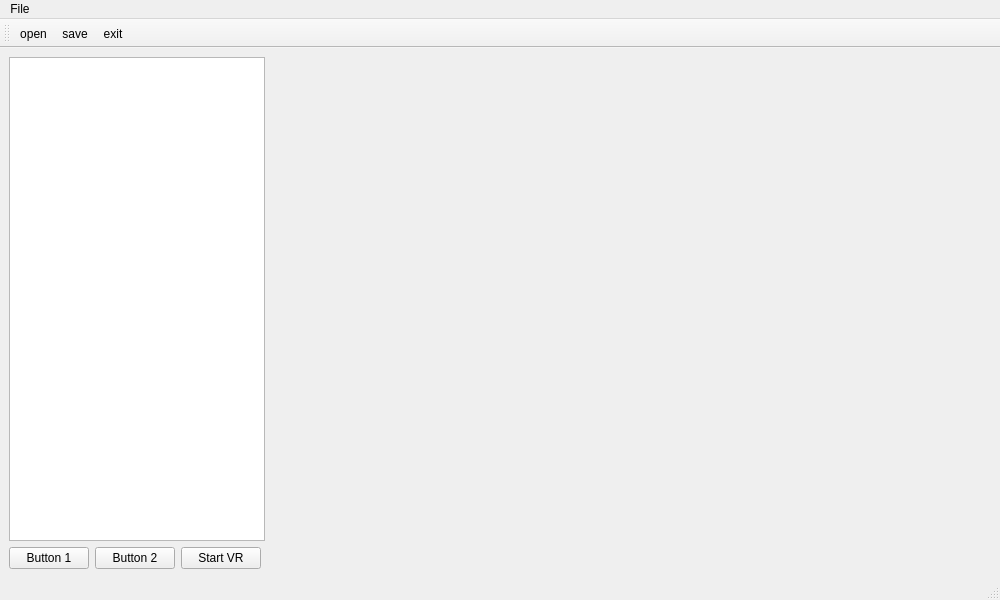
<?xml version="1.0" encoding="UTF-8"?>
<ui version="4.0">
 <class>MainWindow</class>
 <widget class="QMainWindow" name="MainWindow">
  <property name="geometry">
   <rect>
    <x>0</x>
    <y>0</y>
    <width>1000</width>
    <height>600</height>
   </rect>
  </property>
  <property name="windowTitle">
   <string>MainWindow</string>
  </property>
  <widget class="QWidget" name="rightpanel">
   <layout class="QVBoxLayout" name="verticalLayout">
    <item>
     <layout class="QHBoxLayout" name="horizontalLayout">
      <item>
       <widget class="QTreeView" name="treeView">
        <property name="contextMenuPolicy">
         <enum>Qt::ContextMenuPolicy::ActionsContextMenu</enum>
        </property>
        <property name="minimumSize">
         <size>
          <width>250</width>
          <height>0</height>
         </size>
        </property>
        <property name="maximumSize">
         <size>
          <width>300</width>
          <height>16777215</height>
         </size>
        </property>
       </widget>
      </item>
      <item>
       <widget class="QWidget" name="vtkPlaceholder" native="true">
        <property name="enabled">
         <bool>true</bool>
        </property>
        <property name="minimumSize">
         <size>
          <width>400</width>
          <height>400</height>
         </size>
        </property>
        <property name="sizePolicy">
         <sizepolicy hsizetype="Expanding" vsizetype="Expanding">
          <horstretch>1</horstretch>
          <verstretch>0</verstretch>
         </sizepolicy>
        </property>
       </widget>
      </item>
     </layout>
    </item>
    <item>
     <layout class="QHBoxLayout" name="horizontalLayout_2">
      <item>
       <widget class="QPushButton" name="Button1">
        <property name="text">
         <string>Button 1</string>
        </property>
       </widget>
      </item>
      <item>
       <widget class="QPushButton" name="Button2">
        <property name="text">
         <string>Button 2</string>
        </property>
       </widget>
      </item>
		 <item>
			 <widget class="QPushButton" name="ButtonVR">
				 <property name="text">
					 <string>Start VR</string>
				 </property>
			 </widget>
		 </item>
      <item>
       <spacer name="horizontalSpacer">
        <property name="orientation">
         <enum>Qt::Orientation::Horizontal</enum>
        </property>
        <property name="sizeHint" stdset="0">
         <size>
          <width>40</width>
          <height>20</height>
         </size>
        </property>
       </spacer>
      </item>
     </layout>
    </item>
   </layout>
  </widget>
  <widget class="QMenuBar" name="menubar">
   <property name="geometry">
    <rect>
     <x>0</x>
     <y>0</y>
     <width>1000</width>
     <height>25</height>
    </rect>
   </property>
   <widget class="QMenu" name="menuFile">
    <property name="title">
     <string>File</string>
    </property>
    <addaction name="actionOpen"/>
    <addaction name="actionSave"/>
    <addaction name="actionExit"/>
   </widget>
   <addaction name="menuFile"/>
  </widget>
  <widget class="QStatusBar" name="statusbar"/>
  <widget class="QToolBar" name="mainToolBar">
   <property name="windowTitle">
    <string>toolBar</string>
   </property>
   <property name="iconSize">
    <size>
     <width>30</width>
     <height>30</height>
    </size>
   </property>
   <attribute name="toolBarArea">
    <enum>TopToolBarArea</enum>
   </attribute>
   <attribute name="toolBarBreak">
    <bool>false</bool>
   </attribute>
   <addaction name="actionOpen"/>
   <addaction name="actionSave"/>
   <addaction name="actionExit"/>
  </widget>
  <action name="actionOpen">
   <property name="icon">
    <iconset>
     <normaloff>:/icons/icons/Open.png</normaloff>:/icons/icons/Open.png</iconset>
   </property>
   <property name="text">
    <string>open</string>
   </property>
   <property name="visible">
    <bool>true</bool>
   </property>
   <property name="menuRole">
    <enum>QAction::MenuRole::NoRole</enum>
   </property>
  </action>
  <action name="actionSave">
   <property name="icon">
    <iconset>
     <normaloff>:/icons/icons/Save.png</normaloff>:/icons/icons/Save.png</iconset>
   </property>
   <property name="text">
    <string>save</string>
   </property>
   <property name="menuRole">
    <enum>QAction::MenuRole::NoRole</enum>
   </property>
  </action>
  <action name="actionExit">
   <property name="icon">
    <iconset>
     <normaloff>:/icons/icons/Exit.png</normaloff>:/icons/icons/Exit.png</iconset>
   </property>
   <property name="text">
    <string>exit</string>
   </property>
   <property name="menuRole">
    <enum>QAction::MenuRole::NoRole</enum>
   </property>
  </action>
  <action name="actionItem_Options">
   <property name="text">
    <string>Item Options</string>
   </property>
   <property name="menuRole">
    <enum>QAction::MenuRole::NoRole</enum>
   </property>
  </action>
 </widget>
 <resources>
  <include location="resources.qrc"/>
 </resources>
 <connections/>
</ui>
